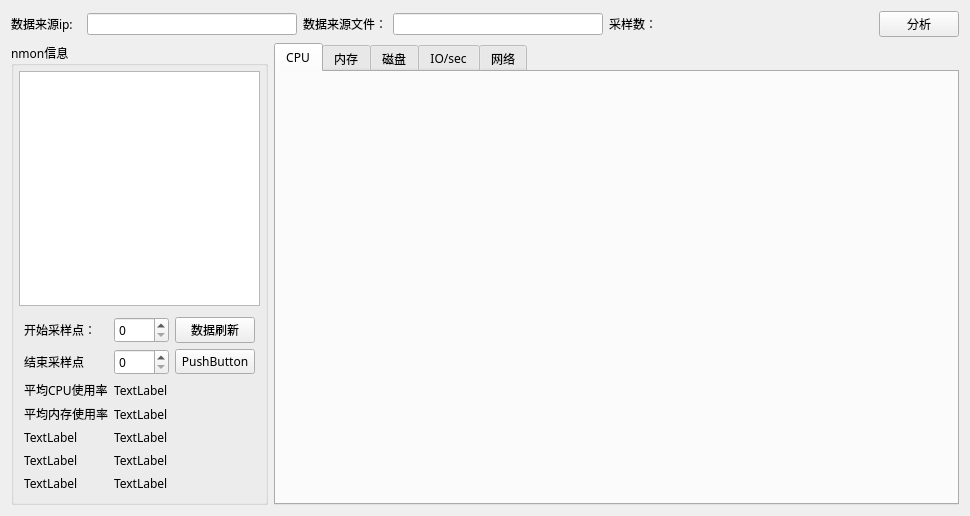
<?xml version="1.0" encoding="UTF-8"?>
<ui version="4.0">
 <class>nmonAnalysis_Form</class>
 <widget class="QWidget" name="nmonAnalysis_Form">
  <property name="geometry">
   <rect>
    <x>0</x>
    <y>0</y>
    <width>970</width>
    <height>516</height>
   </rect>
  </property>
  <property name="windowTitle">
   <string>Form</string>
  </property>
  <layout class="QVBoxLayout" name="verticalLayout" stretch="0,10">
   <item>
    <layout class="QHBoxLayout" name="horizontalLayout" stretch="1,3,1,3,0,3,1">
     <item>
      <widget class="QLabel" name="label">
       <property name="font">
        <font>
         <family>微软雅黑</family>
         <pointsize>9</pointsize>
        </font>
       </property>
       <property name="text">
        <string>数据来源ip:</string>
       </property>
      </widget>
     </item>
     <item>
      <widget class="QLineEdit" name="ip_lineEdit">
       <property name="readOnly">
        <bool>true</bool>
       </property>
      </widget>
     </item>
     <item>
      <widget class="QLabel" name="label_2">
       <property name="font">
        <font>
         <family>微软雅黑</family>
         <pointsize>9</pointsize>
        </font>
       </property>
       <property name="text">
        <string>数据来源文件：</string>
       </property>
      </widget>
     </item>
     <item>
      <widget class="QLineEdit" name="fileName_lineEdit">
       <property name="readOnly">
        <bool>true</bool>
       </property>
      </widget>
     </item>
     <item>
      <widget class="QLabel" name="label_3">
       <property name="font">
        <font>
         <family>微软雅黑</family>
         <pointsize>9</pointsize>
        </font>
       </property>
       <property name="text">
        <string>采样数：</string>
       </property>
      </widget>
     </item>
     <item>
      <widget class="QLabel" name="simpleNum_label">
       <property name="font">
        <font>
         <family>微软雅黑</family>
         <pointsize>9</pointsize>
        </font>
       </property>
       <property name="text">
        <string/>
       </property>
      </widget>
     </item>
     <item>
      <widget class="QPushButton" name="analysis_pushButton">
       <property name="font">
        <font>
         <family>微软雅黑</family>
         <pointsize>9</pointsize>
        </font>
       </property>
       <property name="text">
        <string>分析</string>
       </property>
      </widget>
     </item>
    </layout>
   </item>
   <item>
    <layout class="QHBoxLayout" name="horizontalLayout_2" stretch="3,8">
     <item>
      <layout class="QVBoxLayout" name="verticalLayout_2">
       <item>
        <widget class="QGroupBox" name="groupBox">
         <property name="font">
          <font>
           <family>微软雅黑</family>
          </font>
         </property>
         <property name="title">
          <string>nmon信息</string>
         </property>
         <layout class="QVBoxLayout" name="verticalLayout_3">
          <property name="leftMargin">
           <number>5</number>
          </property>
          <property name="topMargin">
           <number>5</number>
          </property>
          <property name="rightMargin">
           <number>5</number>
          </property>
          <property name="bottomMargin">
           <number>5</number>
          </property>
          <item>
           <widget class="QTextBrowser" name="textBrowser"/>
          </item>
          <item>
           <layout class="QGridLayout" name="gridLayout">
            <property name="leftMargin">
             <number>5</number>
            </property>
            <property name="topMargin">
             <number>5</number>
            </property>
            <property name="rightMargin">
             <number>5</number>
            </property>
            <property name="bottomMargin">
             <number>5</number>
            </property>
            <item row="6" column="0">
             <widget class="QLabel" name="label_9">
              <property name="font">
               <font>
                <family>微软雅黑</family>
                <pointsize>9</pointsize>
               </font>
              </property>
              <property name="text">
               <string>平均内存使用率</string>
              </property>
             </widget>
            </item>
            <item row="3" column="1">
             <widget class="QSpinBox" name="spinBox">
              <property name="font">
               <font>
                <family>微软雅黑</family>
               </font>
              </property>
             </widget>
            </item>
            <item row="3" column="0">
             <widget class="QLabel" name="label_5">
              <property name="font">
               <font>
                <family>微软雅黑</family>
                <pointsize>9</pointsize>
               </font>
              </property>
              <property name="text">
               <string>开始采样点：</string>
              </property>
             </widget>
            </item>
            <item row="5" column="0">
             <widget class="QLabel" name="label_7">
              <property name="font">
               <font>
                <family>微软雅黑</family>
                <pointsize>9</pointsize>
               </font>
              </property>
              <property name="text">
               <string>平均CPU使用率</string>
              </property>
             </widget>
            </item>
            <item row="3" column="4">
             <widget class="QPushButton" name="pushButton_2">
              <property name="font">
               <font>
                <family>微软雅黑</family>
                <pointsize>9</pointsize>
               </font>
              </property>
              <property name="text">
               <string>数据刷新</string>
              </property>
             </widget>
            </item>
            <item row="4" column="1">
             <widget class="QSpinBox" name="spinBox_2">
              <property name="font">
               <font>
                <family>微软雅黑</family>
               </font>
              </property>
             </widget>
            </item>
            <item row="4" column="0">
             <widget class="QLabel" name="label_6">
              <property name="font">
               <font>
                <family>微软雅黑</family>
                <pointsize>9</pointsize>
               </font>
              </property>
              <property name="text">
               <string>结束采样点</string>
              </property>
             </widget>
            </item>
            <item row="4" column="4">
             <widget class="QPushButton" name="pushButton_4">
              <property name="font">
               <font>
                <family>微软雅黑</family>
                <pointsize>9</pointsize>
               </font>
              </property>
              <property name="text">
               <string>PushButton</string>
              </property>
             </widget>
            </item>
            <item row="11" column="1">
             <widget class="QLabel" name="label_15">
              <property name="font">
               <font>
                <family>微软雅黑</family>
                <pointsize>9</pointsize>
               </font>
              </property>
              <property name="text">
               <string>TextLabel</string>
              </property>
             </widget>
            </item>
            <item row="10" column="1">
             <widget class="QLabel" name="label_12">
              <property name="font">
               <font>
                <family>微软雅黑</family>
                <pointsize>9</pointsize>
               </font>
              </property>
              <property name="text">
               <string>TextLabel</string>
              </property>
             </widget>
            </item>
            <item row="8" column="1">
             <widget class="QLabel" name="label_10">
              <property name="font">
               <font>
                <family>微软雅黑</family>
                <pointsize>9</pointsize>
               </font>
              </property>
              <property name="text">
               <string>TextLabel</string>
              </property>
             </widget>
            </item>
            <item row="5" column="1">
             <widget class="QLabel" name="label_14">
              <property name="font">
               <font>
                <family>微软雅黑</family>
                <pointsize>9</pointsize>
               </font>
              </property>
              <property name="text">
               <string>TextLabel</string>
              </property>
             </widget>
            </item>
            <item row="6" column="1">
             <widget class="QLabel" name="label_8">
              <property name="font">
               <font>
                <family>微软雅黑</family>
                <pointsize>9</pointsize>
               </font>
              </property>
              <property name="text">
               <string>TextLabel</string>
              </property>
             </widget>
            </item>
            <item row="11" column="0">
             <widget class="QLabel" name="label_16">
              <property name="font">
               <font>
                <family>微软雅黑</family>
                <pointsize>9</pointsize>
               </font>
              </property>
              <property name="text">
               <string>TextLabel</string>
              </property>
             </widget>
            </item>
            <item row="10" column="0">
             <widget class="QLabel" name="label_13">
              <property name="font">
               <font>
                <family>微软雅黑</family>
                <pointsize>9</pointsize>
               </font>
              </property>
              <property name="text">
               <string>TextLabel</string>
              </property>
             </widget>
            </item>
            <item row="8" column="0">
             <widget class="QLabel" name="label_11">
              <property name="font">
               <font>
                <family>微软雅黑</family>
                <pointsize>9</pointsize>
               </font>
              </property>
              <property name="text">
               <string>TextLabel</string>
              </property>
             </widget>
            </item>
           </layout>
          </item>
         </layout>
        </widget>
       </item>
      </layout>
     </item>
     <item>
      <widget class="QTabWidget" name="tabWidget">
       <property name="font">
        <font>
         <family>微软雅黑</family>
        </font>
       </property>
       <property name="currentIndex">
        <number>0</number>
       </property>
       <widget class="QWidget" name="tab">
        <attribute name="title">
         <string>CPU</string>
        </attribute>
       </widget>
       <widget class="QWidget" name="tab_2">
        <attribute name="title">
         <string>内存</string>
        </attribute>
       </widget>
       <widget class="QWidget" name="tab_3">
        <attribute name="title">
         <string>磁盘</string>
        </attribute>
       </widget>
       <widget class="QWidget" name="tab_4">
        <attribute name="title">
         <string>IO/sec</string>
        </attribute>
       </widget>
       <widget class="QWidget" name="tab_5">
        <attribute name="title">
         <string>网络</string>
        </attribute>
       </widget>
      </widget>
     </item>
    </layout>
   </item>
  </layout>
 </widget>
 <resources/>
 <connections/>
</ui>
